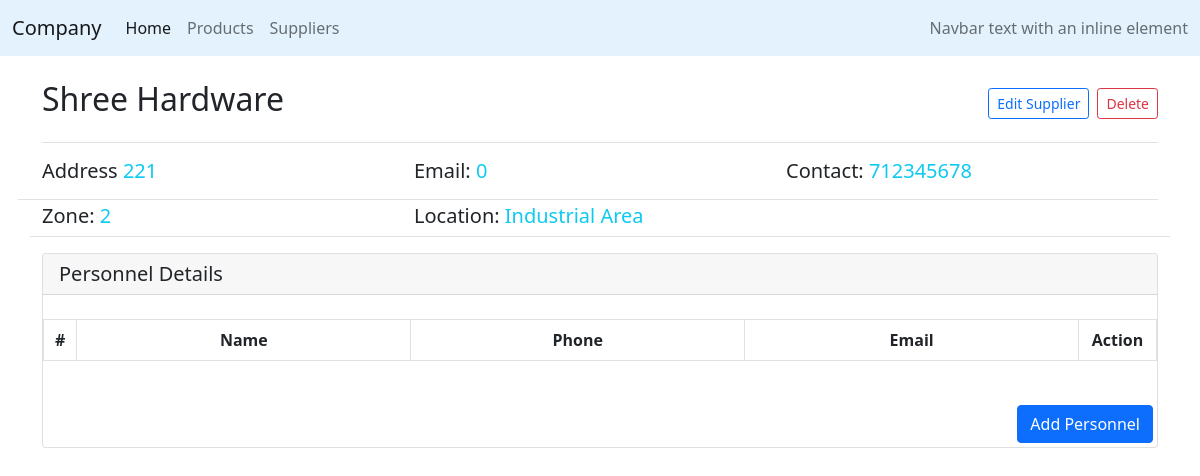
The page /company/suppliers/1 on the database as committed earlier.
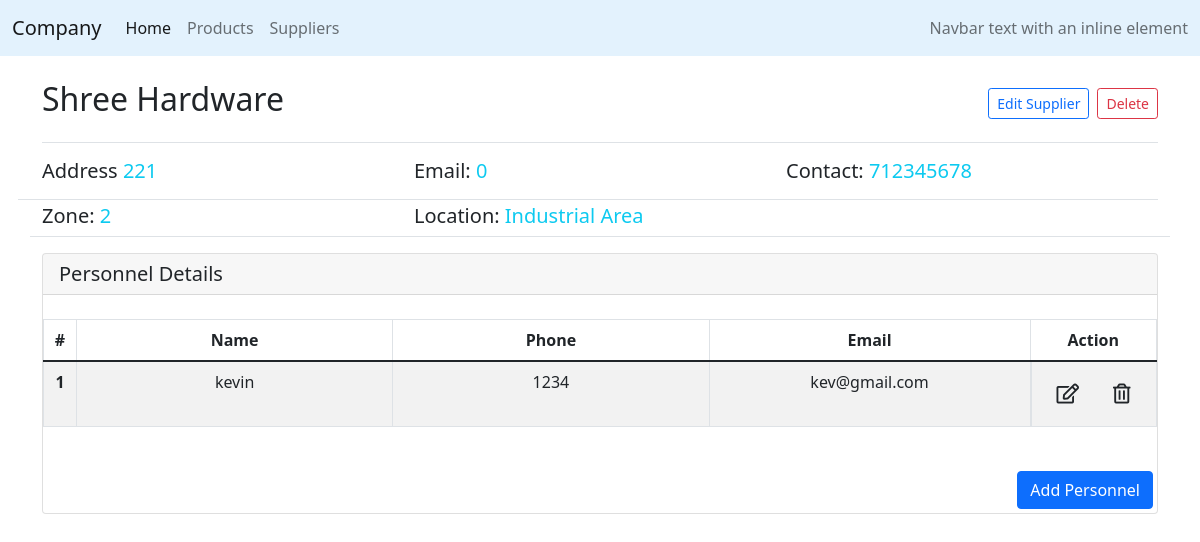
The same page on the database as committed later.
### company/models.py (models this page shows, shortened)
class Personnel(models.Model):
    nameC = models.CharField(max_length=64)
    contact = models.IntegerField()
    email = models.CharField(max_length=64)
    content_type = models.ForeignKey(ContentType, related_name="personnel", blank=True, on_delete=models.CASCADE)
    object_id = models.PositiveIntegerField()
    content_object = GenericForeignKey()

### company/views.py (the view)
# urls.py: path('suppliers/<int:id>', views.supplierDetail, name='supplierDetail'),
def supplierDetail(request, id):
    supplier = Supplier.objects.get(pk=id)
    personnel = supplier.personnel.all()
    response_data = {
        "supplier": supplier,
        "personnel": personnel
    }
    return render(request, "company/supplierDetails.html", response_data)

### company/templates/company/supplierDetails.html (shortened to what this page needs)
{% extends "company/layout.html" %}
{% block body %}
<div class="container">
    <div class="d-flex justify-content-between border-bottom mt-4 pb-3">
        <div id="name">
            <h2>
                <span  class="pdetail">{{supplier.nameS}}</span>
            </h2>
        </div>
        <div class="d-flex align-items-center justify-content-between">
            <button class="btn btn-outline-primary btn-sm mx-2" id="editsupplier">Edit Supplier</button>
            <button class="btn btn-outline-danger btn-sm" id="deletesupplier">Delete</button>
        </div>
    </div>
    <div id="supplierDetails" class="row mt-3 border-bottom">
        <div class="border-bottom col-12 row pb-2">
            <h5 class="col-md-4">
                Address
                <span class="text-info pdetail">{{supplier.address}}</span>
            </h5>
            <h5 class="col-md-4">
                Email:
                <span class="text-info pdetail">{{supplier.email}}</span>
            </h5>
            <h5 class="col-md-4">
                Contact:
                <span class="text-info pdetail">{{supplier.contact}}</span>
            </h5>
        </div>
        <div class="col-12 pt-1 row">
            <h5 class="col-md-4">
                Zone:
                <span class="text-info pdetail">{{supplier.zone}}</span>
            </h5>
            <h5 class="col-md-6">
                Location:
                <span class="text-info pdetail">{{supplier.location}}</span>
            </h5>
        </div>
    </div>
    <div class="card mt-3">
        <h5 class="card-header">Personnel Details</h5>
        <div class="table-responsive my-4">
            <table class="table table-striped table-bordered table-hover">
                <thead>
                  <tr>
                    <th scope="col" style="width:3%" class="text-center">#</th>
                    <th scope="col" style="width:30%" class="text-center">Name</th>
                    <th scope="col" style="width:30%" class="text-center">Phone</th>
                    <th scope="col" style="width:30%" class="text-center">Email</th>
                    <th scope="col" class="text-center">Action</th>
                  </tr>
                </thead>
                <tbody id="personnelTable">
                    {% for person in personnel %}
                        <tr>
                            <th scope="row" class="rowCounter text-center"></th>
                            <td class="text-center">{{person.nameC}}</td>
                            <td class="text-center">{{person.contact}}</td>
                            <td class="text-center">{{person.email}}</td>
                            <td class="d-flex justify-content-center">
                                <button class="pr-1 btn btn-lg text-dark edit-button" >
                                    <i class="far fa-edit"></i>
                                </button>
                                <button class="pl-0 btn btn-lg text-dark delete-button ">
                                    <i class="far fa-trash-alt"></i>
                                </button>
                            </td>
                        </tr>
                    {% endfor %}
                </tbody>
            </table>
        </div>
        <div class="d-flex flex-row-reverse m-1">
            <button class="btn btn-primary" id="addPerson">Add Personnel</button>
        </div>
    </div>
</div>
{%endblock%}
{% load static %}

Rows that differ between the two databases and show on the page:
added Personnel: nameC "kevin", contact "1234", email "kev@gmail.com"
